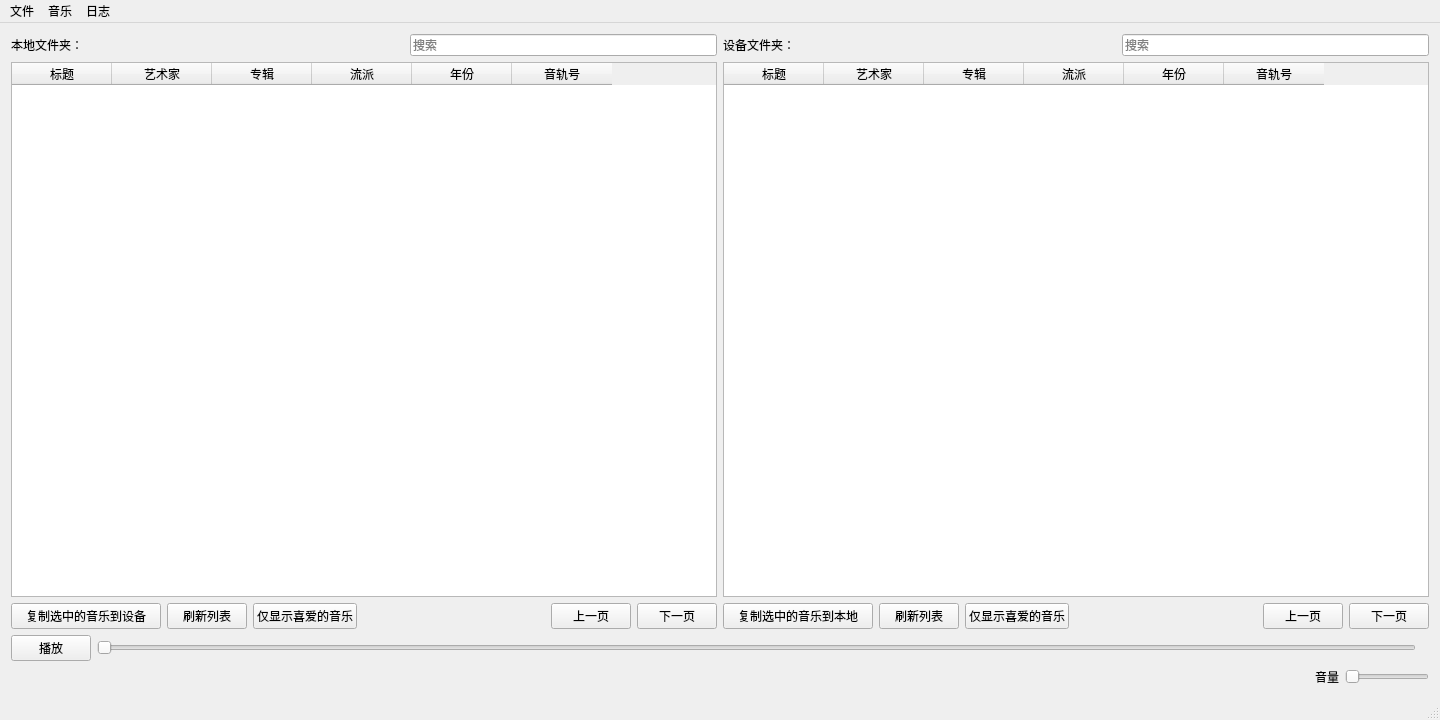
<?xml version="1.0" encoding="UTF-8"?>
<ui version="4.0">
 <class>MusicSyncToolClass</class>
 <widget class="QMainWindow" name="MusicSyncToolClass">
  <property name="geometry">
   <rect>
    <x>0</x>
    <y>0</y>
    <width>1440</width>
    <height>720</height>
   </rect>
  </property>
  <property name="sizePolicy">
   <sizepolicy hsizetype="Expanding" vsizetype="Expanding">
    <horstretch>0</horstretch>
    <verstretch>0</verstretch>
   </sizepolicy>
  </property>
  <property name="windowTitle">
   <string>音乐同步工具</string>
  </property>
  <widget class="QWidget" name="centralWidget">
   <layout class="QGridLayout" name="gridLayout">
    <item row="0" column="0">
     <layout class="QHBoxLayout" name="localHead">
      <item>
       <widget class="QLabel" name="localText">
        <property name="text">
         <string>本地文件夹：</string>
        </property>
       </widget>
      </item>
      <item>
       <spacer name="horizontalSpacer">
        <property name="orientation">
         <enum>Qt::Orientation::Horizontal</enum>
        </property>
        <property name="sizeHint" stdset="0">
         <size>
          <width>40</width>
          <height>20</height>
         </size>
        </property>
       </spacer>
      </item>
      <item>
       <widget class="QLabel" name="availableSpaceLocal">
        <property name="text">
         <string/>
        </property>
       </widget>
      </item>
      <item>
       <widget class="QLineEdit" name="searchLocal">
        <property name="toolTip">
         <string/>
        </property>
        <property name="inputMask">
         <string/>
        </property>
        <property name="placeholderText">
         <string>搜索</string>
        </property>
       </widget>
      </item>
     </layout>
    </item>
    <item row="0" column="1">
     <layout class="QHBoxLayout" name="RemoteHead">
      <item>
       <widget class="QLabel" name="RemoteText">
        <property name="text">
         <string>设备文件夹：</string>
        </property>
       </widget>
      </item>
      <item>
       <spacer name="horizontalSpacer_2">
        <property name="orientation">
         <enum>Qt::Orientation::Horizontal</enum>
        </property>
        <property name="sizeHint" stdset="0">
         <size>
          <width>40</width>
          <height>20</height>
         </size>
        </property>
       </spacer>
      </item>
      <item>
       <widget class="QLabel" name="availableSpaceRemote">
        <property name="text">
         <string/>
        </property>
       </widget>
      </item>
      <item>
       <widget class="QLineEdit" name="searchRemote">
        <property name="inputMask">
         <string/>
        </property>
        <property name="placeholderText">
         <string>搜索</string>
        </property>
       </widget>
      </item>
     </layout>
    </item>
    <item row="1" column="0">
     <widget class="QTableWidget" name="tableWidgetLocal">
      <property name="editTriggers">
       <set>QAbstractItemView::EditTrigger::NoEditTriggers</set>
      </property>
      <property name="sortingEnabled">
       <bool>false</bool>
      </property>
      <property name="cornerButtonEnabled">
       <bool>false</bool>
      </property>
      <column>
       <property name="text">
        <string>标题</string>
       </property>
      </column>
      <column>
       <property name="text">
        <string>艺术家</string>
       </property>
      </column>
      <column>
       <property name="text">
        <string>专辑</string>
       </property>
      </column>
      <column>
       <property name="text">
        <string>流派</string>
       </property>
      </column>
      <column>
       <property name="text">
        <string>年份</string>
       </property>
      </column>
      <column>
       <property name="text">
        <string>音轨号</string>
       </property>
      </column>
     </widget>
    </item>
    <item row="1" column="1">
     <widget class="QTableWidget" name="tableWidgetRemote">
      <property name="editTriggers">
       <set>QAbstractItemView::EditTrigger::NoEditTriggers</set>
      </property>
      <column>
       <property name="text">
        <string>标题</string>
       </property>
      </column>
      <column>
       <property name="text">
        <string>艺术家</string>
       </property>
      </column>
      <column>
       <property name="text">
        <string>专辑</string>
       </property>
      </column>
      <column>
       <property name="text">
        <string>流派</string>
       </property>
      </column>
      <column>
       <property name="text">
        <string>年份</string>
       </property>
      </column>
      <column>
       <property name="text">
        <string>音轨号</string>
       </property>
      </column>
     </widget>
    </item>
    <item row="2" column="0">
     <layout class="QHBoxLayout" name="LocalControl">
      <item>
       <widget class="QPushButton" name="copyToRemote">
        <property name="minimumSize">
         <size>
          <width>150</width>
          <height>0</height>
         </size>
        </property>
        <property name="text">
         <string>复制选中的音乐到设备</string>
        </property>
       </widget>
      </item>
      <item>
       <widget class="QPushButton" name="refreshLocal">
        <property name="text">
         <string>刷新列表</string>
        </property>
       </widget>
      </item>
      <item>
       <widget class="QPushButton" name="favoriteOnlyLocal">
        <property name="text">
         <string>仅显示喜爱的音乐</string>
        </property>
       </widget>
      </item>
      <item>
       <spacer name="horizontalSpacer_3">
        <property name="orientation">
         <enum>Qt::Orientation::Horizontal</enum>
        </property>
        <property name="sizeHint" stdset="0">
         <size>
          <width>40</width>
          <height>20</height>
         </size>
        </property>
       </spacer>
      </item>
      <item>
       <widget class="QLabel" name="pageLocal">
        <property name="text">
         <string/>
        </property>
       </widget>
      </item>
      <item>
       <widget class="QPushButton" name="lastPageLocal">
        <property name="text">
         <string>上一页</string>
        </property>
       </widget>
      </item>
      <item>
       <widget class="QPushButton" name="nextPageLocal">
        <property name="text">
         <string>下一页</string>
        </property>
       </widget>
      </item>
     </layout>
    </item>
    <item row="2" column="1">
     <layout class="QHBoxLayout" name="horizontalLayout_3">
      <item>
       <widget class="QPushButton" name="copyToLocal">
        <property name="minimumSize">
         <size>
          <width>150</width>
          <height>0</height>
         </size>
        </property>
        <property name="text">
         <string>复制选中的音乐到本地</string>
        </property>
       </widget>
      </item>
      <item>
       <widget class="QPushButton" name="refreshRemote">
        <property name="text">
         <string>刷新列表</string>
        </property>
       </widget>
      </item>
      <item>
       <widget class="QPushButton" name="favoriteOnlyRemote">
        <property name="text">
         <string>仅显示喜爱的音乐</string>
        </property>
       </widget>
      </item>
      <item>
       <spacer name="horizontalSpacer_4">
        <property name="orientation">
         <enum>Qt::Orientation::Horizontal</enum>
        </property>
        <property name="sizeHint" stdset="0">
         <size>
          <width>40</width>
          <height>20</height>
         </size>
        </property>
       </spacer>
      </item>
      <item>
       <widget class="QLabel" name="pageRemote">
        <property name="text">
         <string/>
        </property>
       </widget>
      </item>
      <item>
       <widget class="QPushButton" name="lastPageRemote">
        <property name="text">
         <string>上一页</string>
        </property>
       </widget>
      </item>
      <item>
       <widget class="QPushButton" name="nextPageRemote">
        <property name="text">
         <string>下一页</string>
        </property>
       </widget>
      </item>
     </layout>
    </item>
    <item row="3" column="0" colspan="2">
     <layout class="QVBoxLayout" name="verticalLayout">
      <item>
       <layout class="QHBoxLayout" name="horizontalLayout">
        <item>
         <widget class="QPushButton" name="playControl">
          <property name="text">
           <string>播放</string>
          </property>
         </widget>
        </item>
        <item>
         <widget class="QSlider" name="playSlider">
          <property name="maximum">
           <number>99</number>
          </property>
          <property name="orientation">
           <enum>Qt::Orientation::Horizontal</enum>
          </property>
          <property name="tickInterval">
           <number>1000</number>
          </property>
         </widget>
        </item>
        <item>
         <widget class="QLabel" name="playProgress">
          <property name="text">
           <string/>
          </property>
         </widget>
        </item>
       </layout>
      </item>
      <item>
       <layout class="QHBoxLayout" name="horizontalLayout_2">
        <item>
         <widget class="QLabel" name="nowPlaying">
          <property name="text">
           <string/>
          </property>
         </widget>
        </item>
        <item>
         <spacer name="horizontalSpacer_5">
          <property name="orientation">
           <enum>Qt::Orientation::Horizontal</enum>
          </property>
          <property name="sizeHint" stdset="0">
           <size>
            <width>40</width>
            <height>20</height>
           </size>
          </property>
         </spacer>
        </item>
        <item>
         <widget class="QLabel" name="volumeLabel">
          <property name="text">
           <string>音量</string>
          </property>
         </widget>
        </item>
        <item>
         <widget class="QSlider" name="volumeSlider">
          <property name="sizePolicy">
           <sizepolicy hsizetype="Minimum" vsizetype="Fixed">
            <horstretch>0</horstretch>
            <verstretch>0</verstretch>
           </sizepolicy>
          </property>
          <property name="maximum">
           <number>100</number>
          </property>
          <property name="orientation">
           <enum>Qt::Orientation::Horizontal</enum>
          </property>
         </widget>
        </item>
       </layout>
      </item>
     </layout>
    </item>
   </layout>
  </widget>
  <widget class="QMenuBar" name="menuBar">
   <property name="geometry">
    <rect>
     <x>0</x>
     <y>0</y>
     <width>1440</width>
     <height>33</height>
    </rect>
   </property>
   <widget class="QMenu" name="menu">
    <property name="title">
     <string>文件</string>
    </property>
    <widget class="QMenu" name="menu_2">
     <property name="title">
      <string>打开文件夹</string>
     </property>
     <addaction name="actionLocal"/>
     <addaction name="actionRemote"/>
    </widget>
    <addaction name="menu_2"/>
    <addaction name="actionSettings"/>
    <addaction name="actionAbout"/>
    <addaction name="actionExit"/>
   </widget>
   <widget class="QMenu" name="menu_3">
    <property name="title">
     <string>音乐</string>
    </property>
    <widget class="QMenu" name="menu_4">
     <property name="title">
      <string>扫描重复音乐</string>
     </property>
     <addaction name="actionDupeLocal"/>
     <addaction name="actionDupeRemote"/>
    </widget>
    <addaction name="menu_4"/>
   </widget>
   <widget class="QMenu" name="menu_5">
    <property name="title">
     <string>日志</string>
    </property>
    <addaction name="actionClean_log_files"/>
   </widget>
   <addaction name="menu"/>
   <addaction name="menu_3"/>
   <addaction name="menu_5"/>
  </widget>
  <widget class="QStatusBar" name="statusBar"/>
  <action name="actionExit">
   <property name="text">
    <string>退出</string>
   </property>
  </action>
  <action name="actionLocal">
   <property name="text">
    <string>本地文件夹</string>
   </property>
  </action>
  <action name="actionRemote">
   <property name="text">
    <string>设备文件夹</string>
   </property>
  </action>
  <action name="actionAbout">
   <property name="text">
    <string>关于</string>
   </property>
  </action>
  <action name="actionDupeLocal">
   <property name="text">
    <string>本地</string>
   </property>
  </action>
  <action name="actionDupeRemote">
   <property name="text">
    <string>设备</string>
   </property>
  </action>
  <action name="actionSettings">
   <property name="text">
    <string>设置</string>
   </property>
  </action>
  <action name="actionClean_log_files">
   <property name="text">
    <string>清理日志文件</string>
   </property>
  </action>
 </widget>
 <layoutdefault spacing="6" margin="11"/>
 <resources>
  <include location="../resources/MusicSyncTool.qrc"/>
 </resources>
 <connections>
  <connection>
   <sender>actionExit</sender>
   <signal>triggered()</signal>
   <receiver>MusicSyncToolClass</receiver>
   <slot>close()</slot>
   <hints>
    <hint type="sourcelabel">
     <x>-1</x>
     <y>-1</y>
    </hint>
    <hint type="destinationlabel">
     <x>486</x>
     <y>336</y>
    </hint>
   </hints>
  </connection>
 </connections>
</ui>
